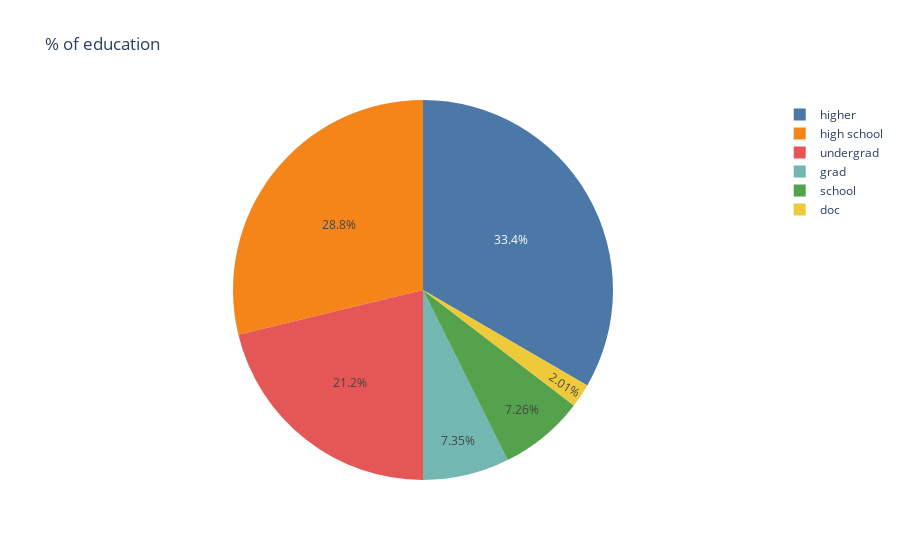

Notebook cell for this chart:
### Code cell
px.pie(df,values='education.num', names='education', title='% of education',color_discrete_sequence=px.colors.qualitative.T10)

### Figure 1 — Plotly figure (JSON) as saved in the notebook; plotly's stock layout.template omitted (floating-point values rounded to 4 significant figures; data arrays with more than 128 entries replaced by an {"elided": "..."} marker saying what was removed)
{"data": [{"domain": {"x": [0, 1], "y": [0, 1]}, "hovertemplate": "education=%{label}<br>education.num=%{value}<extra></extra>", "labels": {"elided": "32561 str values"}, "legendgroup": "", "name": "", "showlegend": true, "type": "pie", "values": {"elided": "32561 int values"}}], "layout": {"legend": {"tracegroupgap": 0}, "piecolorway": ["#4C78A8", "#F58518", "#E45756", "#72B7B2", "#54A24B", "#EECA3B", "#B279A2", "#FF9DA6", "#9D755D", "#BAB0AC"], "title": {"text": "% of education"}}}
